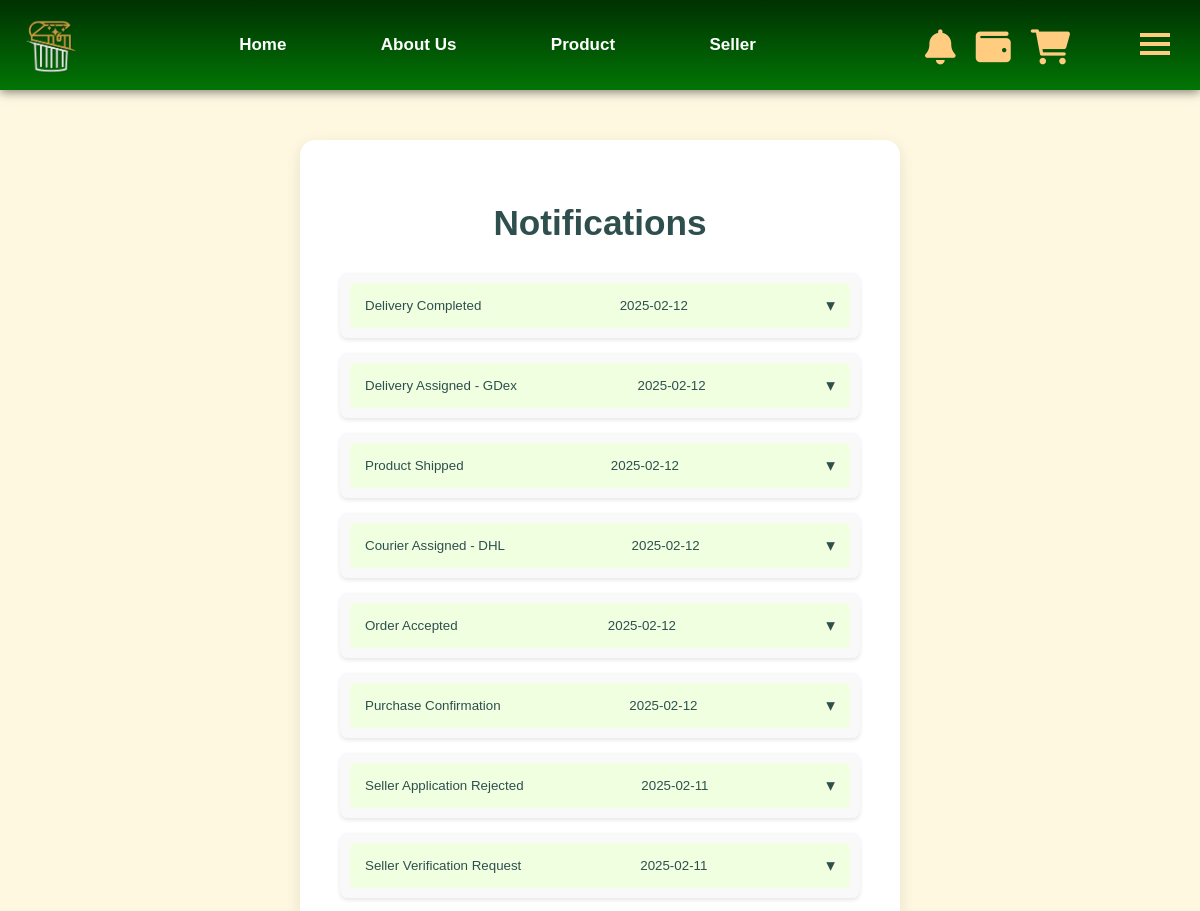
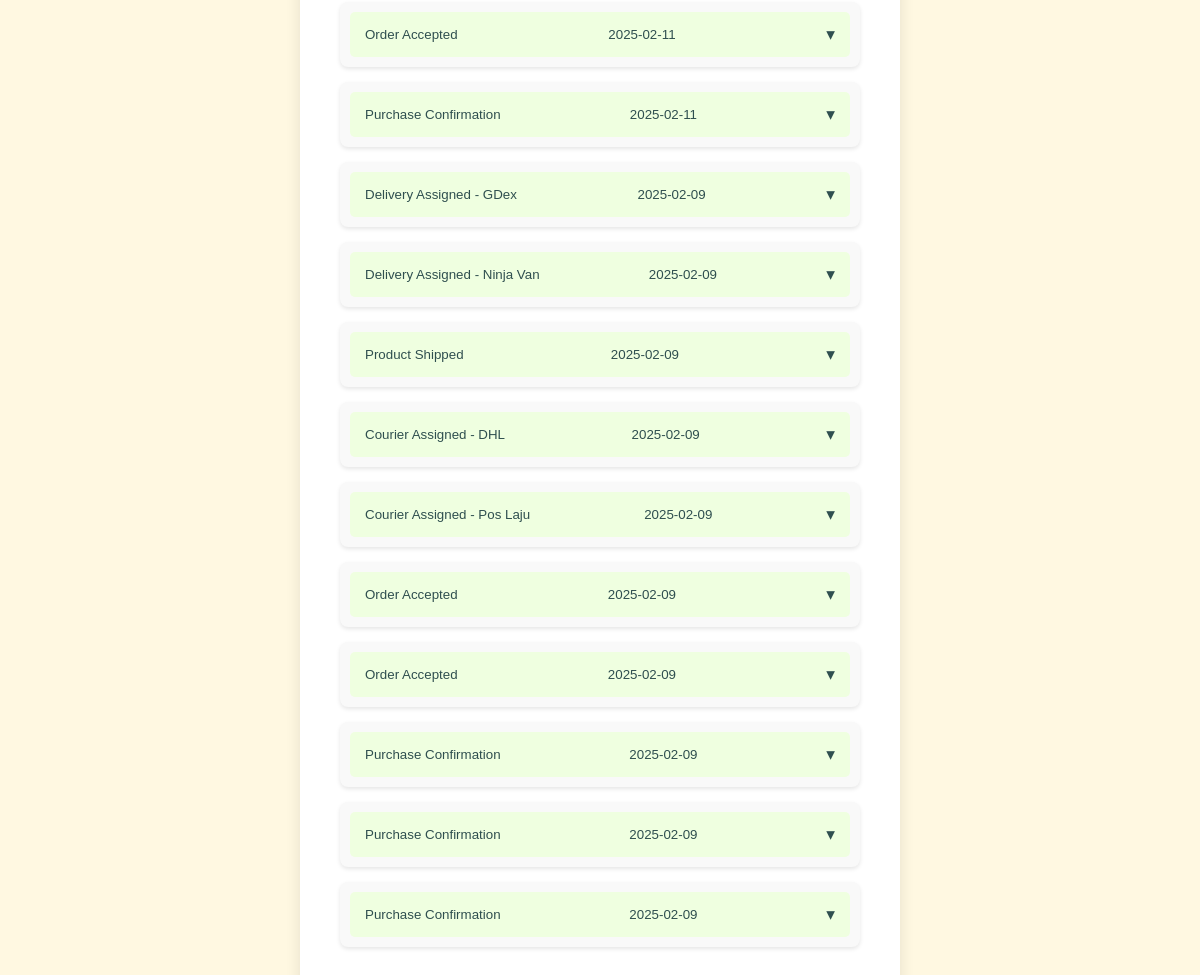
The page /user/notifications (signed in) on the database its author committed (2 pictures, top to bottom).
### tables this page shows
CREATE TABLE notification (
        id INTEGER PRIMARY KEY AUTOINCREMENT,
        user_id INTEGER NOT NULL,
        message TEXT NOT NULL,
        topic TEXT NOT NULL,
        date DATE NOT NULL,
        is_read INTEGER DEFAULT 0,
        FOREIGN KEY (user_id) REFERENCES user(pid)
    );

### user_feature.py (the view)
@user_blueprint.route("/notifications")
def notifications():
  user_id = session.get("buyer_id") or session.get("user_id")
  if not user_id:
    flash("Please log in to access this page.", "danger")
    return redirect(url_for("login"))
  con = get_connect_db()
  cur = con.cursor()
  notifications = cur.execute("SELECT * FROM notification WHERE user_id = ? ORDER BY date DESC, id DESC", (user_id,)).fetchall()
  cur.execute("UPDATE notification SET is_read = 1 WHERE user_id = ?", (user_id,))
  con.commit()
  con.close()
  return render_template("notifications.html", notifications = notifications)

### db.py (called while the page is built)
def get_connect_db():
    conn = sqlite3.connect(DATABASE_PATH)
    conn.row_factory = sqlite3.Row
    return conn

def get_unread_notification_count():
    user_id = session.get("buyer_id") or session.get("user_id")
    if not user_id:
        return 0
    con = get_connect_db()
    cur = con.cursor()
    unread_count = cur.execute("SELECT COUNT(*) FROM notification WHERE user_id = ? AND is_read = 0", (user_id,)).fetchone()[0]
    con.close()
    return unread_count

### web.py (called while the page is built)
@app.after_request
def add_header(response):
    response.headers["Cache-Control"] = "no-store, no-cache, must-revalidate, post-check=0, pre-check=0, max-age=0"
    response.headers["Pragma"] = "no-cache"
    response.headers["Expires"] = "0"
    return response

### templates/notifications.html (shortened to what this page needs)
{% extends "index.html" %}
{% block content %}
<link rel="stylesheet" href="/static/notifications.css">
<div class="notification-container">
    <h1>Notifications</h1>
    {% if notifications %}
    <div class="notifications">
        {% for notification in notifications %}
            <div class="notification-item {% if notification.is_read == 0 %}unread{% endif %}">
                  <button class="notification-button">
                        {{ notification.topic }} <br> <span>{{ notification.date }}</span>
                  </button>
             </div>
         {% endfor %}
     </div>
    {% else %}
    <p>No notifications yet.</p>
    {% endif %}
</div>
{% endblock %}

### static/navi.css (style rules this page uses)
body { margin: 0; padding: 0; font-family: 'Franklin Gothic Medium', 'Arial Narrow', Arial, sans-serif; scroll-behavior: smooth; background-color: #fff8e1; }
html { scroll-behavior: smooth; }

### static/notifications.css (style rules this page uses)
.notification-container { margin: 50px 300px; background-color: #ffffff; border-radius: 15px; box-shadow: 0 5px 15px rgba(0, 0, 0, 0.1); padding: 40px; display: flex; flex-direction: column; transition: transform 0.3s ease, box-shadow 0.3s ease; }
.notification-container h1 { text-align: center; margin-bottom: 30px; font-size: 2.2em; color: #2f4f4f; }
.notifications { display: flex; flex-direction: column; gap: 15px; margin-bottom: 20px; }
.notification-item { background-color: #f9f9f9; border-radius: 8px; padding: 10px; box-shadow: 0 2px 4px rgba(0, 0, 0, 0.1); transition: all 0.3s ease; }
.notification-button { background-color: #efffe0; color: #2f4f4f; padding: 12px 15px; border: none; border-radius: 5px; width: 100%; text-align: left; cursor: pointer; display: flex; justify-content: space-between; align-items: center; transition: background-color 0.3s ease, color 0.3s ease; }
.notification-button::after { content: '\25BE'; font-size: 1.3em; transition: transform 0.3s ease; }

### rows shown on the page
notification: topic "Delivery Completed", date "2025-02-12"
notification: topic "Delivery Assigned - GDex", date "2025-02-12"
notification: topic "Product Shipped", date "2025-02-12"
notification: topic "Courier Assigned - DHL", date "2025-02-12"
notification: topic "Order Accepted", date "2025-02-12"
notification: topic "Purchase Confirmation", date "2025-02-12"
notification: topic "Seller Application Rejected", date "2025-02-11"
notification: topic "Seller Verification Request", date "2025-02-11"
notification: topic "Order Accepted", date "2025-02-11"
notification: topic "Purchase Confirmation", date "2025-02-11"
notification: topic "Delivery Assigned - GDex", date "2025-02-09"
notification: topic "Delivery Assigned - Ninja Van", date "2025-02-09"
notification: topic "Product Shipped", date "2025-02-09"
notification: topic "Courier Assigned - DHL", date "2025-02-09"
notification: topic "Courier Assigned - Pos Laju", date "2025-02-09"
notification: topic "Order Accepted", date "2025-02-09"
notification: topic "Order Accepted", date "2025-02-09"
notification: topic "Purchase Confirmation", date "2025-02-09"
notification: topic "Purchase Confirmation", date "2025-02-09"
notification: topic "Purchase Confirmation", date "2025-02-09"
